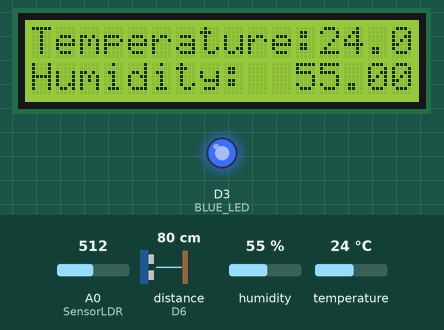
Bench run of a program on a simulated ESP8266 (NodeMCU). On the bench: 16×2 character LCD, output pins drawn as LEDs (lit = HIGH). Wiring (inferred from the names in the program): ultrasonic range finder: trigger D7; echo D6. Inputs (shaded band) come from the test bench; at power-on: distance to the obstacle (sensor on D6) 80 cm, humidity 55 %, temperature 24 °C, A0 (SensorLDR) = 512. The echo pulse lasts 58.3 µs per cm; pins used as bus, display or sensor lines are not drawn; what the program prints to the serial monitor is not drawn.

Above: at 1.2 s.
1.3 s: distance to the obstacle (sensor on D6) set to 23 cm
4.0 s: distance to the obstacle (sensor on D6) set to 19 cm
At 4.6 s:
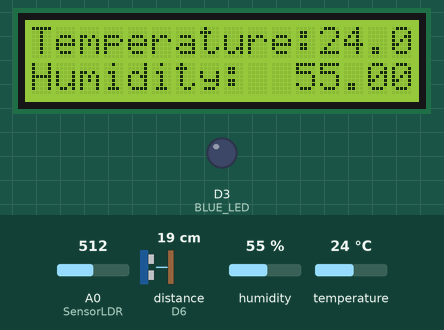
6.7 s: humidity set to 22 %
At 8.5 s:
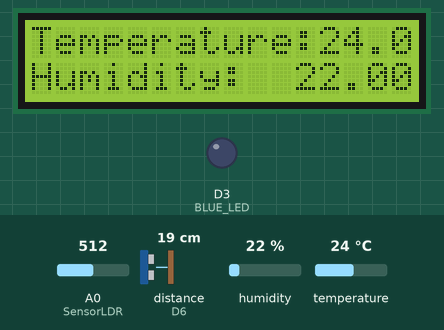
9.7 s: temperature set to 12 °C
At 11.0 s:
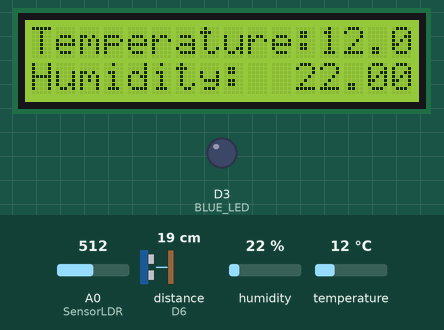
12.4 s: humidity set to 40 %
At 14.8 s:
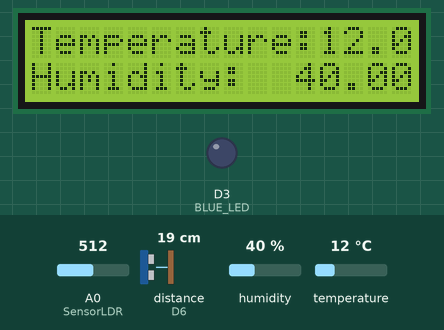
15.7 s: temperature set to 19 °C
At 17.3 s:
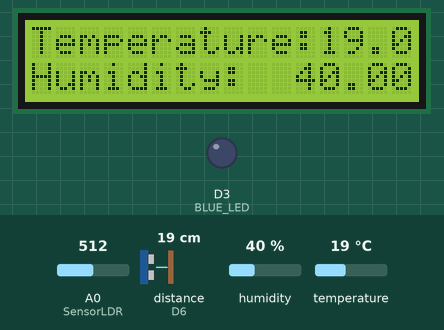
Timing chart, 0 to 18.8 s (numbered marks = the images above; inputs shaded):
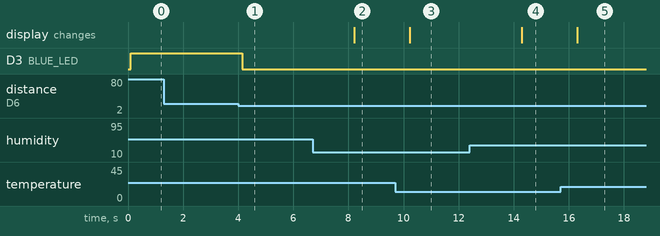

The program:

main.cpp
```cpp
#include <Arduino.h>
#include <DHT.h>
#include <DHT_U.h>
#include <liquidcrystal.h>

#define SensorLDR A0 // Sensor de Luminosidad
#define DHTPIN D4
#define DHTTYPE DHT11
#define echoPin D6
#define triggerPin D7
#define RED_LED D1
#define GREEN_LED D2
#define BLUE_LED D3

LiquidCrystal lcd(12, 11, 5, 4, 3, 2);

DHT dht(DHTPIN, DHTTYPE);

int sensorValue = 0;

void setup() {
  Serial.begin(115200);  // Start serial communication at 115200bps
  pinMode(triggerPin, OUTPUT); // Sets the trigPin as an Output
  pinMode(echoPin, INPUT); // Sets the echoPin as an Input
  pinMode(RED_LED, OUTPUT); // Sets the echoPin as an Input
  pinMode(GREEN_LED, OUTPUT); // Sets the echoPin as an Input
  pinMode(BLUE_LED, OUTPUT); // Sets the echoPin as an Input
  lcd.begin(16, 2); // Inicializa el LCD
  dht.begin(); // Inicializa el sensor DHT11

  lcd.setCursor(0, 0); // lcd column, lcd row for
  lcd.print("Temperature: ");
  lcd.setCursor(0, 1); // lcd column, lcd row for
  lcd.print("Humidity: ");
}

void loop() {
  // put your main code here, to run repeatedly:
  float h = dht.readHumidity();
  float t = dht.readTemperature();
  Serial.print("Humidity: ");
  Serial.print(h);
  Serial.print(" %\t");
  Serial.print("Temperature: ");
  Serial.print(t);
  Serial.println(" *C ");

  lcd.setCursor(12, 0); // lcd column, lcd row for
  lcd.print(t);
  lcd.setCursor(11, 1); // lcd column, lcd row for
  lcd.print(h);

  float duration, distance;
  digitalWrite(triggerPin, LOW);
  delayMicroseconds(2);
  digitalWrite(triggerPin, HIGH);
  delayMicroseconds(10);
  digitalWrite(triggerPin, LOW);
  duration = pulseIn(echoPin, HIGH);
  distance = duration * 0.034 / 2;
  Serial.print("Distance: ");
  Serial.print(distance);
  Serial.println(" cm");

  // if else statement to control the LED
  if (distance < 10) {
    digitalWrite(RED_LED, HIGH);
    digitalWrite(GREEN_LED, LOW);
    digitalWrite(BLUE_LED, LOW);
  } else if (distance < 20) {
    digitalWrite(RED_LED, LOW);
    digitalWrite(GREEN_LED, HIGH);
    digitalWrite(BLUE_LED, LOW);
  } else {
    digitalWrite(RED_LED, LOW);
    digitalWrite(GREEN_LED, LOW);
    digitalWrite(BLUE_LED, HIGH);
  }

  sensorValue = analogRead(SensorLDR);
  Serial.print("Luminosidad: ");
  Serial.println(sensorValue);
  delay(2000);
}
```

Measured:
- the behaviour switches between 21 and 20 cm on distance to the obstacle (sensor on D6) (found by bisection; images 0 and 1)
- after the input at 1.3 s, every drawn part: stays the same
- after the input at 4.0 s, D3 (BLUE_LED): HIGH → LOW after 0.15 s
- after the input at 6.7 s, the display: changes after 1.5 s (image 2)
- after the input at 9.7 s, the display: changes after 0.53 s (image 3)
- after the input at 12.4 s, the display: changes after 1.9 s (image 4)
- after the input at 15.7 s, the display: changes after 0.61 s (image 5)
